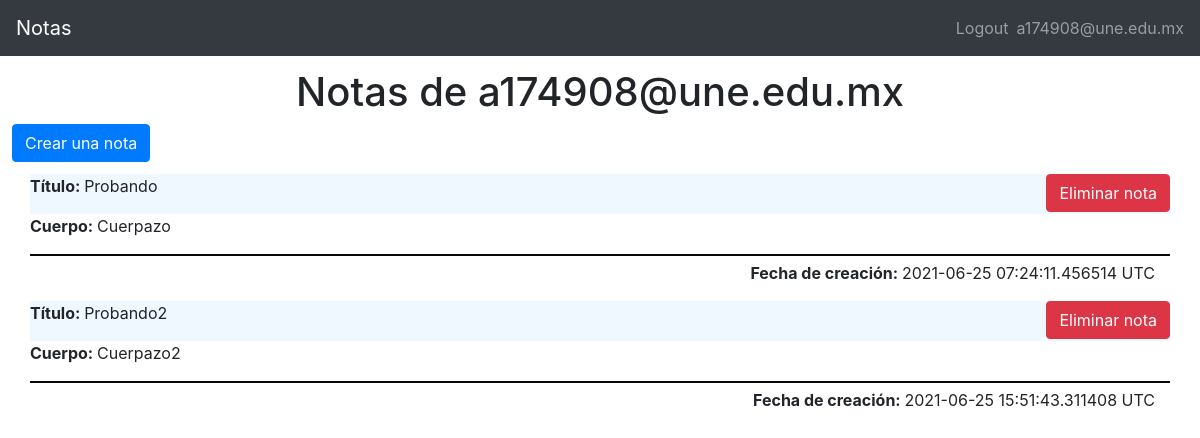
The page /index (signed in) on the database as committed earlier.
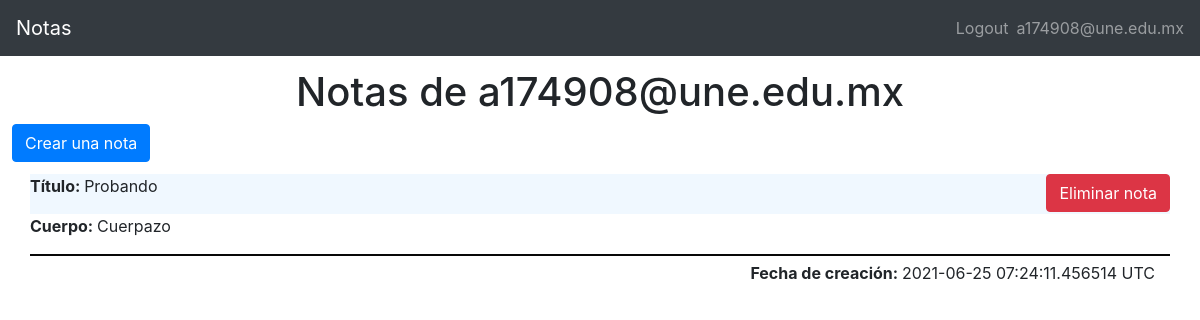
The same page on the database as committed later.
### app/models.py (models this page shows, shortened)
class User(UserMixin, db.Model):
    __tablename__ = "users"
    id = db.Column(db.Integer, primary_key=True)
    username = db.Column(db.String(64), index=True, unique=True)
    email = db.Column(db.String(120), index=True, unique=True)
    password_hash = db.Column(db.String(128))
    notes = db.relationship("Note", backref="author", lazy = "dynamic")

class Note(db.Model):
    __tablename__="notes"
    id = db.Column(db.Integer, primary_key=True)
    title = db.Column(db.String(40))
    body = db.Column(db.String(280))
    timestamp = db.Column(db.DateTime, index=True, default=datetime.utcnow)
    users_id = db.Column(db.Integer, db.ForeignKey("users.id"))

### app/routes.py (the view)
@app.route("/")
@app.route("/index", methods=["GET"])
@login_required
def index():
    notes = Note.query.filter_by(users_id = current_user.id).all()
    return render_template("notes_index.html", notes=notes)

### app/models.py (called while the page is built)
@login.user_loader
def load_user(id):
    return User.query.get(int(id))

### app/templates/notes_index.html
{% extends "base.html" %}
{% block content %}
    <h1 style="text-align: center; margin-top: 1vw;">Notas de {{ current_user.username}}</h1>
    <div style="width: 200px; margin-bottom: 1vw; margin-left: 1vw;">
        <a href="{{ url_for('notes_create') }}" class="btn btn-primary"> Crear una nota </a>
    </div>
    <div class="container">
        {% for note in notes %}
        <div class="row" style="border-bottom: 2px; background-color: aliceblue;">
            <div class="col" style="margin-left: 0%; padding-left: 0%;">
                <p><strong>Título: </strong>{{ note.title }}</p>
            </div>
            <div class="col-sm-1.5">
                <a href="{{ url_for('notes_destroy', id=note.id)}}" class="btn btn-danger">Eliminar nota</a>
            </div>
        </div>
        <div class="row" style="border-bottom:2px solid rgb(8, 8, 8); margin-bottom: 5px;">
            <p><strong>Cuerpo: </strong>{{ note.body }}</p>
        </div>
        <p style="text-align: end;"><strong>Fecha de creación: </strong> {{ note.timestamp }} UTC</p>
        {% endfor %}
    </div>
{% endblock %}

### app/templates/base.html (shortened to what this page needs)
<!DOCTYPE html>
<html lang="es">
<head>
    <link rel="stylesheet" href="https://stackpath.bootstrapcdn.com/bootstrap/4.5.0/css/bootstrap.min.css">
</head>
<body>
    <nav class="navbar navbar-expand-lg navbar-dark bg-dark">
        <a class="navbar-brand" href="{{ url_for('index') }}">Notas</a>
        <div class="collapse navbar-collapse" id="navbarText">
          <ul class="navbar-nav ml-auto">
            <li class="nav-item">
                {% if current_user.is_anonymous %}
                    <a class="nav-link" href="{{ url_for('login') }}">Login</a>
                    </li><li class="nav-item">
                    <a class="nav-link" href="{{ url_for('register') }}">Sign Up</a>
                {% else %}
                    <a class="nav-link" href="{{ url_for('logout') }}">Logout</a>
                {% endif %}
            </li>
          </ul>
          <span class="navbar-text">
            {{current_user.email}}
          </span>
        </div>
      </nav>
    {% block content %}
    {% endblock %}
</body>
</html>

Rows that differ between the two databases and show on the page:
removed Note: title "Probando2", body "Cuerpazo2", timestamp "2021-06-25 15:51:43.311408"
